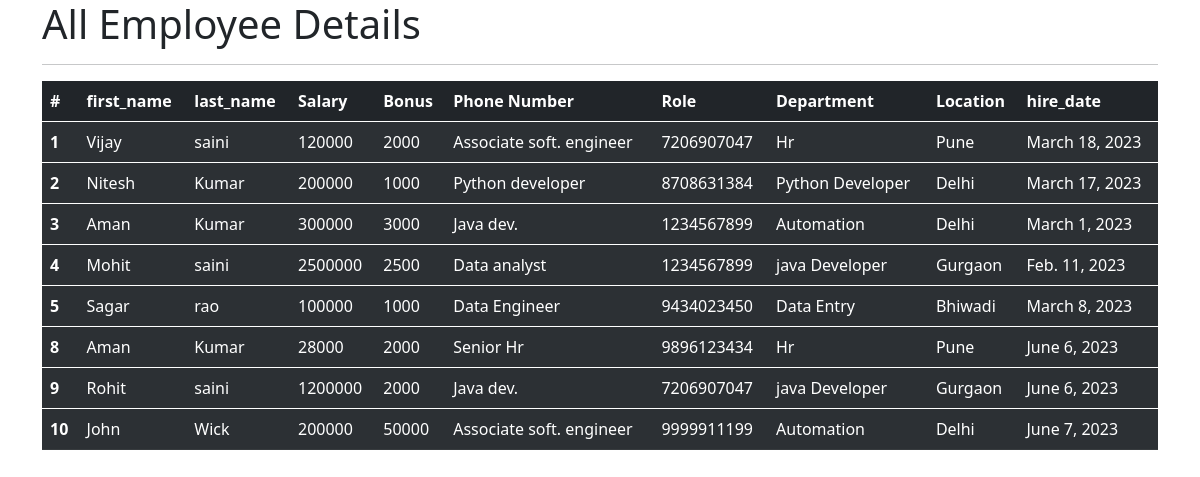
The app's page /all_emp with its own data.
### Ems_app/models.py (models this page shows, shortened)
class EmployeeDetails(models.Model):
    first_name=models.CharField(max_length=100)
    last_name=models.CharField(max_length=100)
    dept=models.ForeignKey(Department, on_delete=models.CASCADE)
    salary=models.IntegerField(default=0)
    bonus=models.IntegerField(default=0)
    bonus=models.IntegerField(default=0)
    role=models.ForeignKey(Role, on_delete=models.CASCADE)
    phone=models.IntegerField(default=0)
    hire_date=models.DateField()
    def __str__(self):
        return "%s %s %s" %(self.first_name,self.last_name,self.phone)

class Role(models.Model):
    name = models.CharField(max_length=200)

class Department(models.Model):
    Name = models.CharField(max_length=200, null=False)
    Location= models.CharField(max_length=100)
    def __str__(self):
        return self.Name

### Ems_app/views.py (the view)
# urls.py: path('all_emp', views.view_all_emp, name='all_emp'),
def view_all_emp(request):
    emps=EmployeeDetails.objects.all()
    context={
        'emps':emps
    }
    print(context)
    return render(request, 'view_all_emp.html',context)

### Ems_app/templates/view_all_emp.html (shortened to what this page needs)
<!doctype html>
<html lang="en">
  <head>
    <link href="https://cdn.jsdelivr.net/npm/bootstrap@5.0.2/dist/css/bootstrap.min.css" rel="stylesheet">
  </head>
  <body>
    <div class="container">
        <h1>All Employee Details</h1>
        <hr>
        <table class="table table-dark table-striped">
            <thead>
              <tr>
                <th scope="col">#</th>
                <th scope="col">first_name </th>
                <th scope="col">last_name</th>
                <th scope="col">Salary</th>
                <th scope="col">Bonus</th>
                <th scope="col">Phone Number</th>
                <th scope="col">Role</th>
                <th scope="col">Department</th>
                <th scope="col">Location</th>
                <th scope="col">hire_date</th>
              </tr>
            </thead>
                    {% for emp in emps %}
            <tbody>
              <tr>
                <th scope="row">{{emp.id}}</th>
                <td>{{emp.first_name}}</td>
                <td>{{emp.last_name}}</td>
                <td>{{emp.salary}}</td>
                <td>{{emp.bonus}}</td>
                <td>{{emp.role.name}}</td>
                <td>{{emp.phone}}</td>
                <td>{{emp.dept}}</td>
                <td>{{emp.dept.Location}}</td>
                <td>{{emp.hire_date}}</td>
              </tr>
            </tbody>
             {% endfor %}
          </table>
      </div>
  </body>
</html>

### records on screen
EmployeeDetails: id "1", first_name "Vijay", last_name "saini", salary "120000", bonus "2000", role.name "Associate soft. engineer", phone "7206907047", dept "Hr", dept.Location "Pune", hire_date "March 18, 2023"
EmployeeDetails: id "2", first_name "Nitesh", last_name "Kumar", salary "200000", bonus "1000", role.name "Python developer", phone "8708631384", dept "Python Developer", dept.Location "Delhi", hire_date "March 17, 2023"
EmployeeDetails: id "3", first_name "Aman", last_name "Kumar", salary "300000", bonus "3000", role.name "Java dev.", phone "1234567899", dept "Automation", dept.Location "Delhi", hire_date "March 1, 2023"
EmployeeDetails: id "4", first_name "Mohit", last_name "saini", salary "2500000", bonus "2500", role.name "Data analyst", phone "1234567899", dept "java Developer", dept.Location "Gurgaon", hire_date "Feb. 11, 2023"
EmployeeDetails: id "5", first_name "Sagar", last_name "rao", salary "100000", bonus "1000", role.name "Data Engineer", phone "9434023450", dept "Data Entry", dept.Location "Bhiwadi", hire_date "March 8, 2023"
EmployeeDetails: id "8", first_name "Aman", last_name "Kumar", salary "28000", bonus "2000", role.name "Senior Hr", phone "9896123434", dept "Hr", dept.Location "Pune", hire_date "June 6, 2023"
EmployeeDetails: id "9", first_name "Rohit", last_name "saini", salary "1200000", bonus "2000", role.name "Java dev.", phone "7206907047", dept "java Developer", dept.Location "Gurgaon", hire_date "June 6, 2023"
EmployeeDetails: id "10", first_name "John", last_name "Wick", salary "200000", bonus "50000", role.name "Associate soft. engineer", phone "9999911199", dept "Automation", dept.Location "Delhi", hire_date "June 7, 2023"
